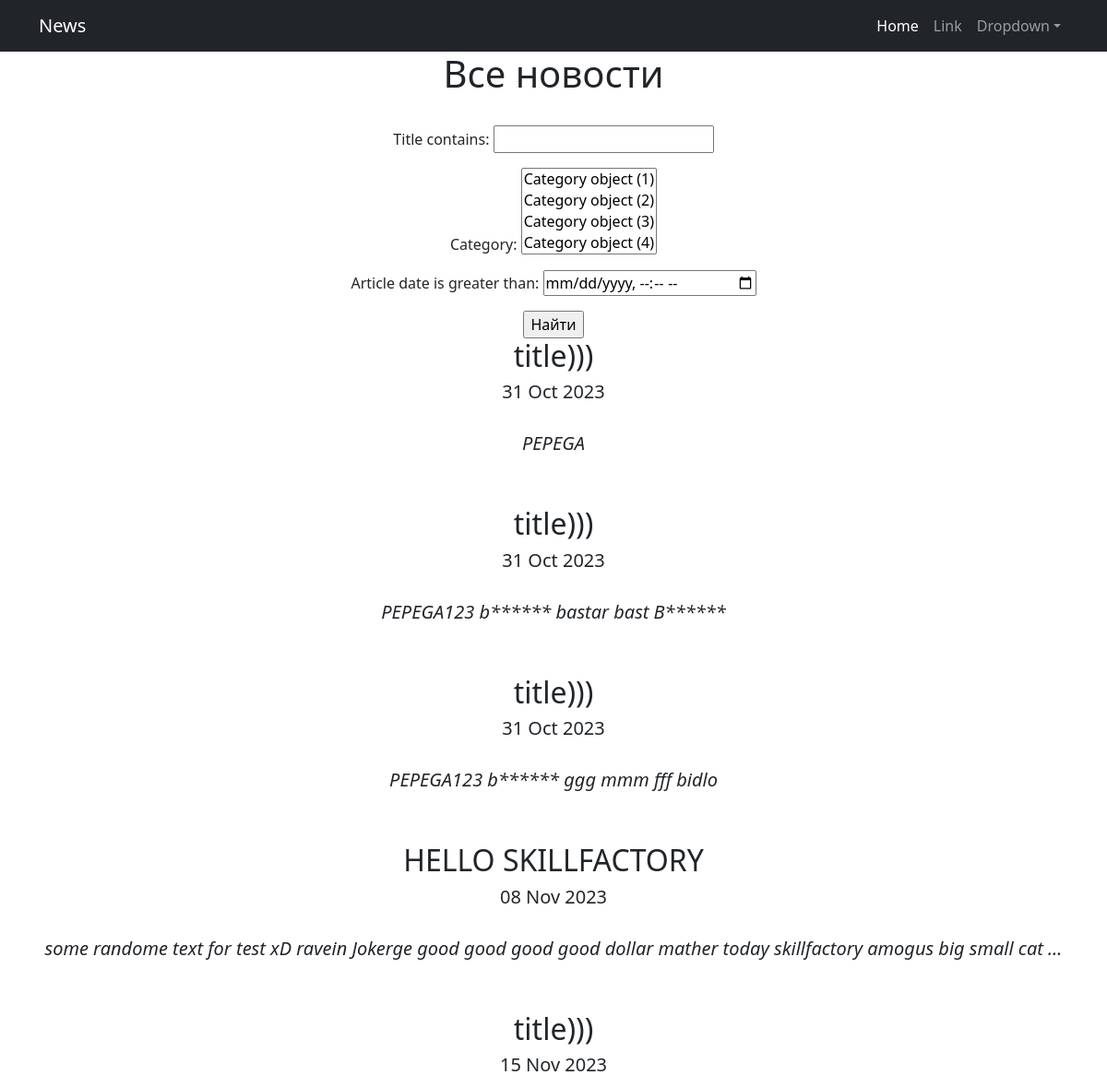
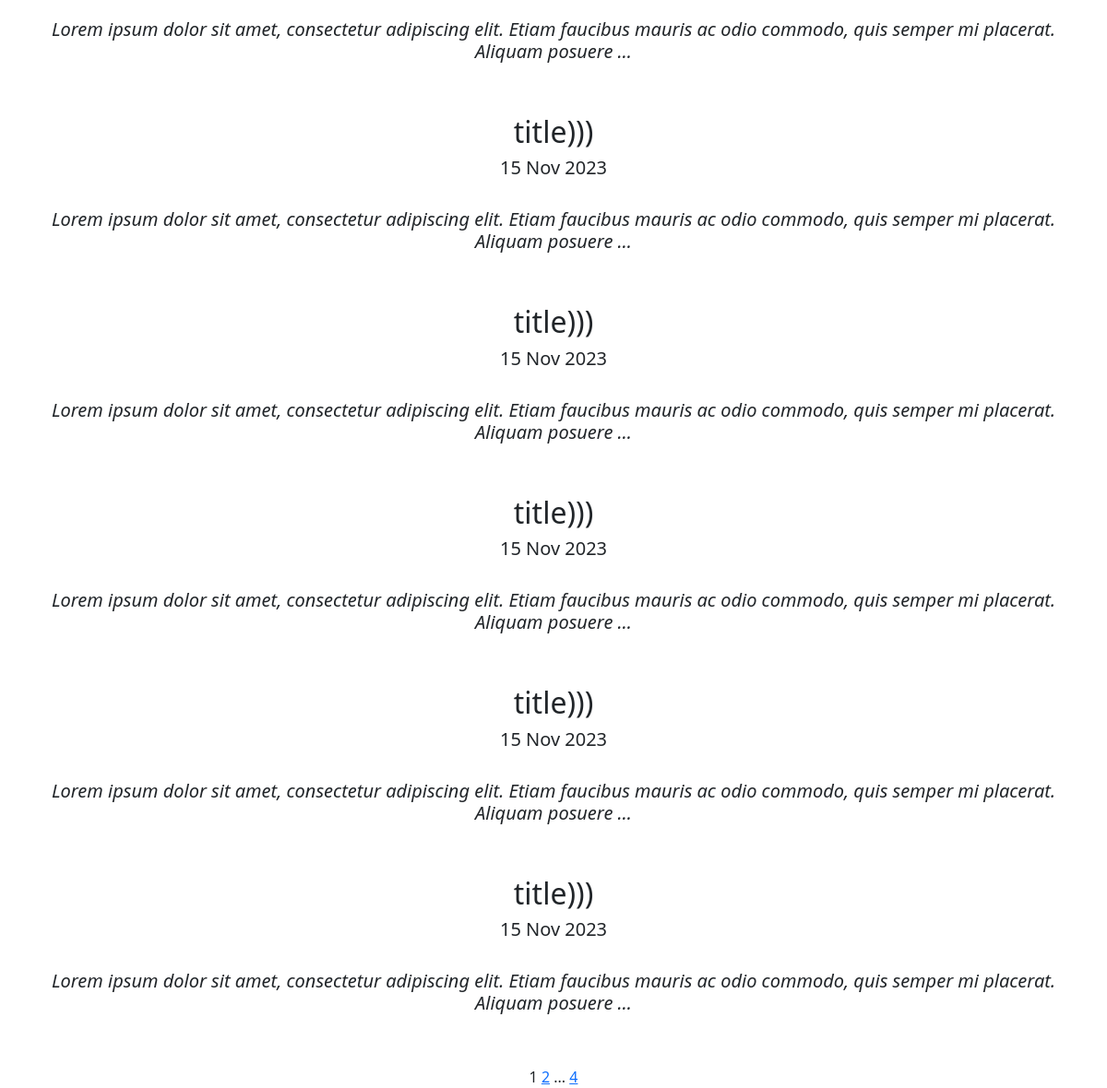
/news/search, run on the app's committed database (2 pictures, top to bottom).
### News/models.py (models this page shows, shortened)
class Post(models.Model):
    ARTICLE = 'AT'
    NEWS = 'NS'
    TYPE_OF_POST = [
        (ARTICLE, 'статья'),
        (NEWS, 'новость'),
    ]
    author = models.ForeignKey(Author, on_delete= models.CASCADE)
    type = models.CharField(max_length=2, choices=TYPE_OF_POST, default=ARTICLE)
    article_date = models.DateTimeField(auto_now_add=True)
    category = models.ManyToManyField(Category, through='PostCategory')
    title = models.CharField(max_length=255, default='title')
    text = models.TextField(default='text')
    rating = models.IntegerField(default=0)

### News/views.py (the view)
# urls.py: path('search', PostSearch.as_view()),
class PostSearch(ListView):
    model = Post
    template_name = 'search.html'
    context_object_name = 'posts'
    paginate_by = 10
    def get_queryset(self):
        queryset = super().get_queryset()
        self.filterset = PostFilter(self.request.GET, queryset)
        return self.filterset.qs
    def get_context_data(self, **kwargs):
        context = super().get_context_data(**kwargs)
        context['filterset'] = self.filterset
        return context

### News/templatetags/custom_filters.py (called while the page is built)
@register.filter()
def censor(value):
    m = value.split(' ')
    output = ''
    for word in m:
        if word.lower() in BAN_WORDS:
            word = word[0]+'*'*(len(word)-1)
        output += word+' '
    return output

### templates/search.html (shortened to what this page needs)
{% extends 'flatpages/default.html' %}
{% load custom_filters %}
{% block content %}
<h1>Все новости</h1>
<br>
<form action="" method="get">
       {{ filterset.form.as_p }}
       <input type="submit" value="Найти" />
   </form>
{% for post in posts %}
<h2>{{ post.title|censor }}</h2>
<h5>{{ post.article_date|date:'d M Y' }}</h5>
<br>
<h5><i>{{ post.text|truncatewords:20|censor }}</i></h5>
<br>
<br>
{% endfor %}
   {{ page_obj.number }}
   {% if page_obj.has_next %}
       <a href="?page={{ page_obj.next_page_number }}">{{ page_obj.next_page_number }}</a>
       {% if paginator.num_pages != page_obj.next_page_number %}
           ...
           <a href="?page={{ page_obj.paginator.num_pages }}">{{ page_obj.paginator.num_pages }}</a>
       {% endif %}
   {% endif %}
{% endblock content %}

### templates/flatpages/default.html (shortened to what this page needs)
<!DOCTYPE html>
<html lang="en">
    <head>
        {% load static %}
        <link href = "{% static 'css/styles.css' %}" rel="stylesheet" />
    </head>
    <body>
        <nav class="navbar navbar-expand-lg navbar-dark bg-dark">
            <div class="container">
                <a class="navbar-brand" href="#">News</a>
                <div class="collapse navbar-collapse" id="navbarSupportedContent">
                    <ul class="navbar-nav ms-auto mb-2 mb-lg-0">
                        <li class="nav-item"><a class="nav-link active" aria-current="page" href="#">Home</a></li>
                        <li class="nav-item"><a class="nav-link" href="#">Link</a></li>
                        <li class="nav-item dropdown">
                            <a class="nav-link dropdown-toggle" id="navbarDropdown" href="#" role="button" data-bs-toggle="dropdown" aria-expanded="false">Dropdown</a>
                        </li>
                    </ul>
                </div>
            </div>
        </nav>
        <div class="container">
            <div class="row">
                <div class="col-lg-12 text-center">
                    {% block content %}{% endblock content %}
                </div>
            </div>
        </div>
    </body>
</html>

### data on the page
Post: title|censor "title)))", article_date "31 Oct 2023", text|censor "PEPEGA"
Post: title|censor "title)))", article_date "31 Oct 2023", text|censor "PEPEGA123 b****** bastar bast B******"
Post: title|censor "title)))", article_date "31 Oct 2023", text|censor "PEPEGA123 b****** ggg mmm fff bidlo"
Post: title|censor "HELLO SKILLFACTORY", article_date "08 Nov 2023", text|censor "some randome text for test xD ravein Jokerge good good good good dollar mather today skillfactory amogus big small cat …"
Post: title|censor "title)))", article_date "15 Nov 2023", text|censor "Lorem ipsum dolor sit amet, consectetur adipiscing elit. Etiam faucibus mauris ac odio commodo, quis semper mi placerat. Aliquam posuere …"
Post: title|censor "title)))", article_date "15 Nov 2023", text|censor "Lorem ipsum dolor sit amet, consectetur adipiscing elit. Etiam faucibus mauris ac odio commodo, quis semper mi placerat. Aliquam posuere …"
Post: title|censor "title)))", article_date "15 Nov 2023", text|censor "Lorem ipsum dolor sit amet, consectetur adipiscing elit. Etiam faucibus mauris ac odio commodo, quis semper mi placerat. Aliquam posuere …"
Post: title|censor "title)))", article_date "15 Nov 2023", text|censor "Lorem ipsum dolor sit amet, consectetur adipiscing elit. Etiam faucibus mauris ac odio commodo, quis semper mi placerat. Aliquam posuere …"
Post: title|censor "title)))", article_date "15 Nov 2023", text|censor "Lorem ipsum dolor sit amet, consectetur adipiscing elit. Etiam faucibus mauris ac odio commodo, quis semper mi placerat. Aliquam posuere …"
Post: title|censor "title)))", article_date "15 Nov 2023", text|censor "Lorem ipsum dolor sit amet, consectetur adipiscing elit. Etiam faucibus mauris ac odio commodo, quis semper mi placerat. Aliquam posuere …"

### other printed values
{{ page_obj.number }} "1"
{{ page_obj.next_page_number }} "2"
{{ page_obj.paginator.num_pages }} "4"
